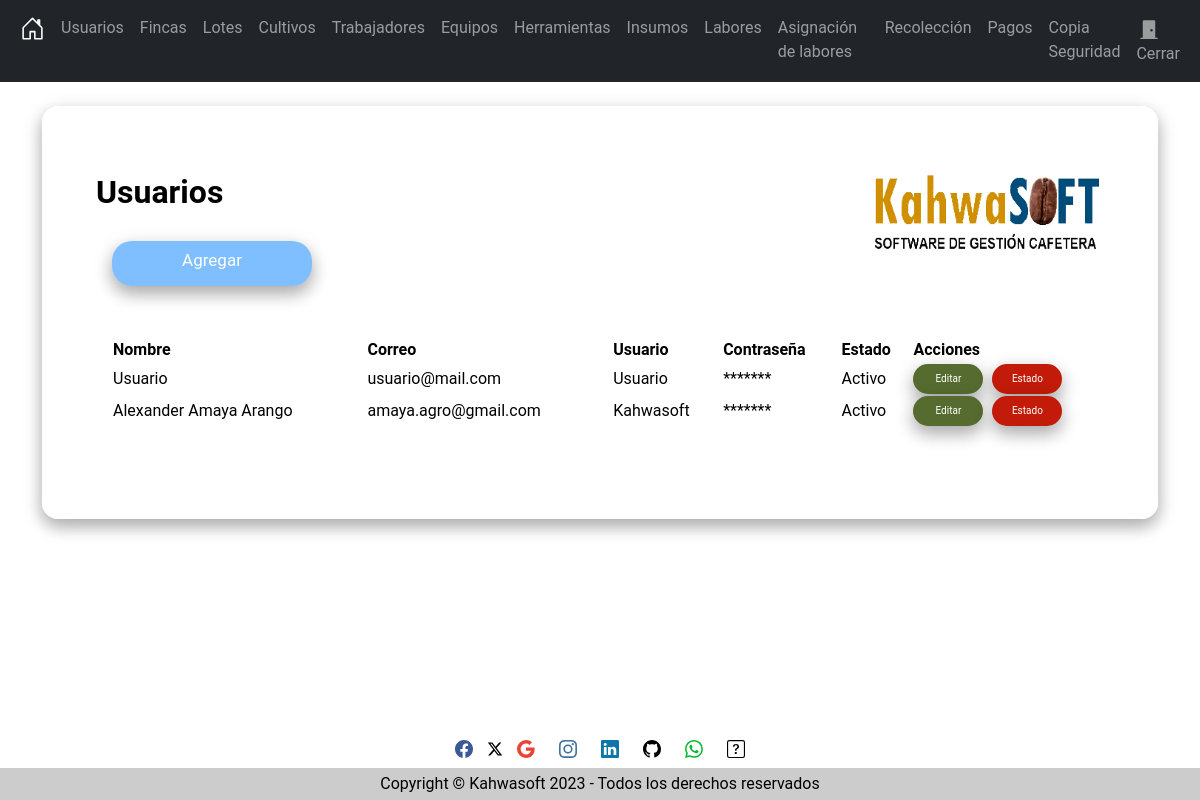
The page /secciones/Usuarios/index.php (signed in) on the database its author committed.
### tables this page shows
CREATE TABLE `usuarios` (
  `Id` int(11) NOT NULL,
  `Nombre` varchar(255) NOT NULL,
  `Correo` varchar(255) NOT NULL,
  `Usuario` varchar(255) NOT NULL,
  `Password` longblob NOT NULL,
  `Estado` tinyint(1) NOT NULL,
  `Codigo` varchar(10) NOT NULL,
  `Fecha_Codigo` varchar(30) NOT NULL
);

### secciones/Usuarios/index.php (the view, shortened to what this page needs)
<?php
include("../../bd.php");
$sentencia = $conexion->prepare("SELECT * FROM `usuarios`");
$sentencia->execute();
$usuarios = $sentencia->fetchall(PDO::FETCH_ASSOC);
?>
<?php include("../../templates/header.php"); ?>
<br />
<div class="card">
    <div class="content">
        <div class="title">
            <h2 id="Titulo"><strong>Usuarios</strong><img src="../../Img/Logo.png" width="230" height="80" align="right"></h2>
        </div>
        <div class="card-body">
            <a name="" id="btncrear" class="btn" title="Agregar" href="crear.php" role="button">Agregar</a>
            <div class="table-responsive-sm">
                <table id="tabla_id" class="display nowrap" style="width:100%">
                    <thead>
                        <tr>
                            <th scope="col">Nombre</th>
                            <th scope="col">Correo</th>
                            <th scope="col">Usuario</th>
                            <th scope="col">Contraseña</th>
                            <th scope="col">Estado</th>
                            <th scope="col">Acciones</th>
                        </tr>
                    </thead>
                    <tbody>
                        <?php foreach ($usuarios as $usuario) { ?>
                            <tr class="">
                                <td><?php echo $usuario['Nombre']; ?></td>
                                <td><?php echo $usuario['Correo']; ?></td>
                                <td><?php echo $usuario['Usuario']; ?></td>
                                <td>*******</td>
                                <?php if ($usuario['Estado'] == 1) { ?>
                                    <td>Activo</td>
                                <?php } ?>
                                <td> <a id="editar" class="btn" title="Editar" href="editar.php?txtID=<?php echo $usuario['Id']; ?>" role="button">Editar</a>
                                    <a id="borrar" class="btn" title="Estado" href="javascript:borrar(<?php echo $usuario['Id']; ?>);" role="button">Estado</a>
                                </td>
                            </tr>
                        <?php } ?>
                    </tbody>
                </table>
            </div>
        </div>
    </div>
</div>
<?php include("../../templates/footer.php"); ?>
<?php include("../../templates/socfooter.php"); ?>

### Css/Styles.css (style rules this page uses)
body { margin-bottom: 60px; margin: 0; padding: 0; background-image: url(../Img/Fondo.png); background-repeat: no-repeat; background-attachment: fixed; background-size: 100% 100%; font-family: "Roboto", "sans-serif"; height: 100vh; }
.card { width: 100%; max-width: 400%; color: #000000; padding: 50px 35px; border: 1px solid rgba(255, 255, 255, 0.7); background: rgba(255, 255, 255, 0.7); border-radius: 16px; box-shadow: 0 8px 16px 0 rgba(0, 0, 0, 0.2), 0 6px 20px 0 rgba(0, 0, 0, 0.19); }
#btncrear { margin-top: 30px; background: rgba(0, 128, 255, 0.5); border-radius: 20px; box-shadow: 5px 5px #b2babb; color: white; width: 200px; height: 45px; font-size: 17px; margin-top: 5px; margin-right: 5px; margin-bottom: 35px; margin-left: 18px; box-shadow: 0 8px 16px 0 rgba(0, 0, 0, 0.2), 0 6px 20px 0 rgba(0, 0, 0, 0.19); }
#Titulo { margin-top: 16px; margin-right: 20px; margin-bottom: 9px; margin-left: 18px; font-family: "Roboto", sans-serif; }
#editar { background: rgb(85, 107, 47); border-radius: 20px; box-shadow: 0 8px 16px 0 rgba(0, 0, 0, 0.2), 0 6px 20px 0 rgba(0, 0, 0, 0.19); color: white; width: 70px; height: 30px; font-size: 10px; margin-right: 5px; }
#borrar { background: #c21b09; border-radius: 20px; box-shadow: 0 8px 16px 0 rgba(0, 0, 0, 0.2), 0 6px 20px 0 rgba(0, 0, 0, 0.19); color: white; width: 70px; height: 30px; font-size: 10px; }
#tabla_id { margin-top: 16px; margin-right: 20px; margin-bottom: 25px; margin-left: 18px; }

### rows shown on the page
usuarios: Nombre "Usuario", Correo "usuario@mail.com", Usuario "Usuario", Estado "Activo"
usuarios: Nombre "Alexander Amaya Arango", Correo "amaya.agro@gmail.com", Usuario "Kahwasoft", Estado "Activo"
